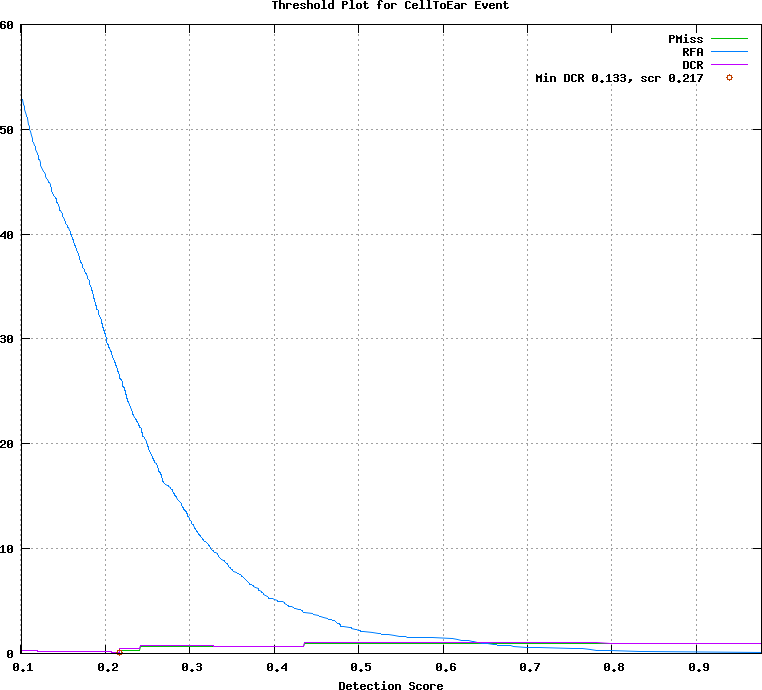

Here is the gnuplot script that generated this plot:
## GNUPLOT command file
set terminal postscript color
set style data lines
set title 'Threshold Plot for CellToEar Event'
set xlabel 'Detection Score'
set grid
set size ratio 0.85
plot [0.101000:0.977000]  \
  'test.det.CellToEar_Event.dat.1' using 1:4 title 'PMiss' with lines lt 2, \
  'test.det.CellToEar_Event.dat.1' using 1:5 title 'RFA' with lines lt 3, \
  'test.det.CellToEar_Event.dat.1' using 1:6 title 'DCR' with lines lt 4, \
  'test.det.CellToEar_Event.dat.2' using 1:2 title 'Min DCR 0.133, scr 0.217' with points lt 6
